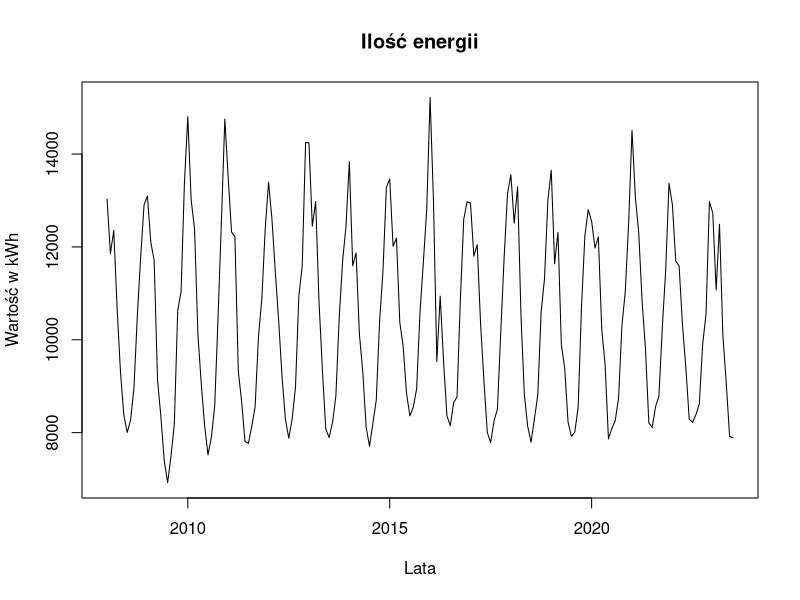
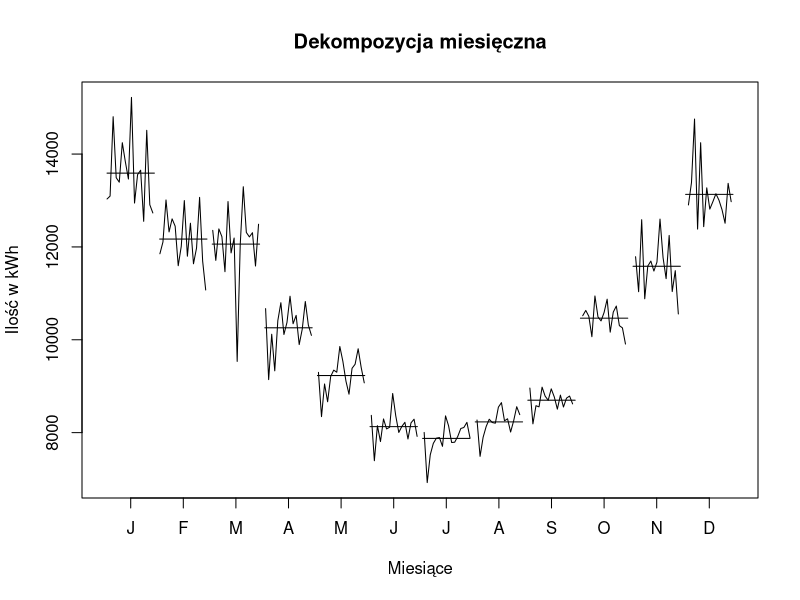
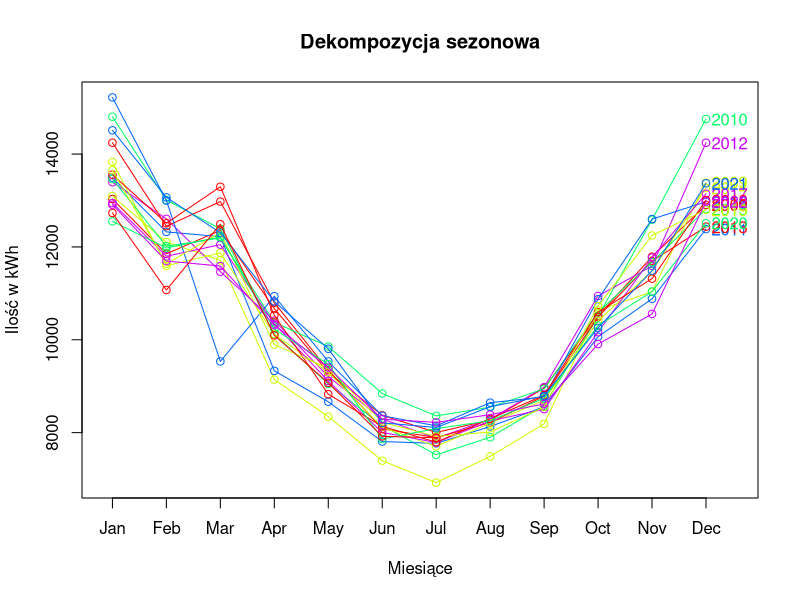
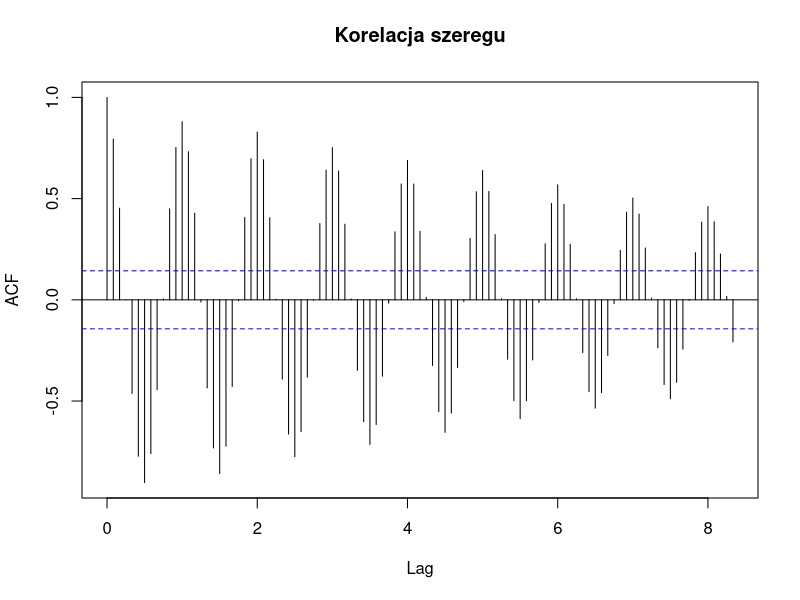
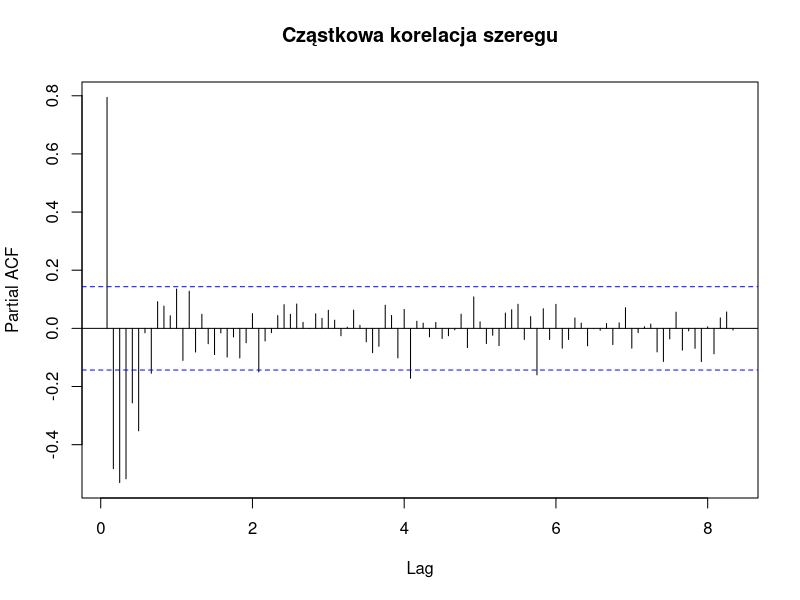

These figures' R source, in order:
library(forecast)
library(ggplot2)
library(tseries)

theme_update(plot.title = element_text(hjust = 0.5))

# import csv
energy <- read.csv(file="./data/Norway_energy.csv", header=TRUE)
energy$Date <- as.Date(energy$Date, format = '%Y-%m')

# create time series
energy_ts <- ts(energy$Energy, start=c(2008, 1), frequency=12)

# typical plot
plot(energy_ts, main="Ilość energii", xlab="Lata", ylab="Wartość w kWh")

# seasonal plots
monthplot(energy_ts, main="Dekompozycja miesięczna", ylab="Ilość w kWh", xlab="Miesiące")
seasonplot(energy_ts, year.labels=TRUE, col=rainbow(5), main="Dekompozycja sezonowa", ylab="Ilość w kWh", xlab="Miesiące")

# Dickey-Fuller and KPS on entry data
adf.test(energy_ts)
kpss.test(energy_ts)

# Box-Ljung test
Box.test(energy_ts, type="Ljung-Box", lag=12)

acf(energy_ts, lag.max = 100, main="Korelacja szeregu")
pacf(energy_ts, lag.max = 100, main="Cząstkowa korelacja szeregu")

